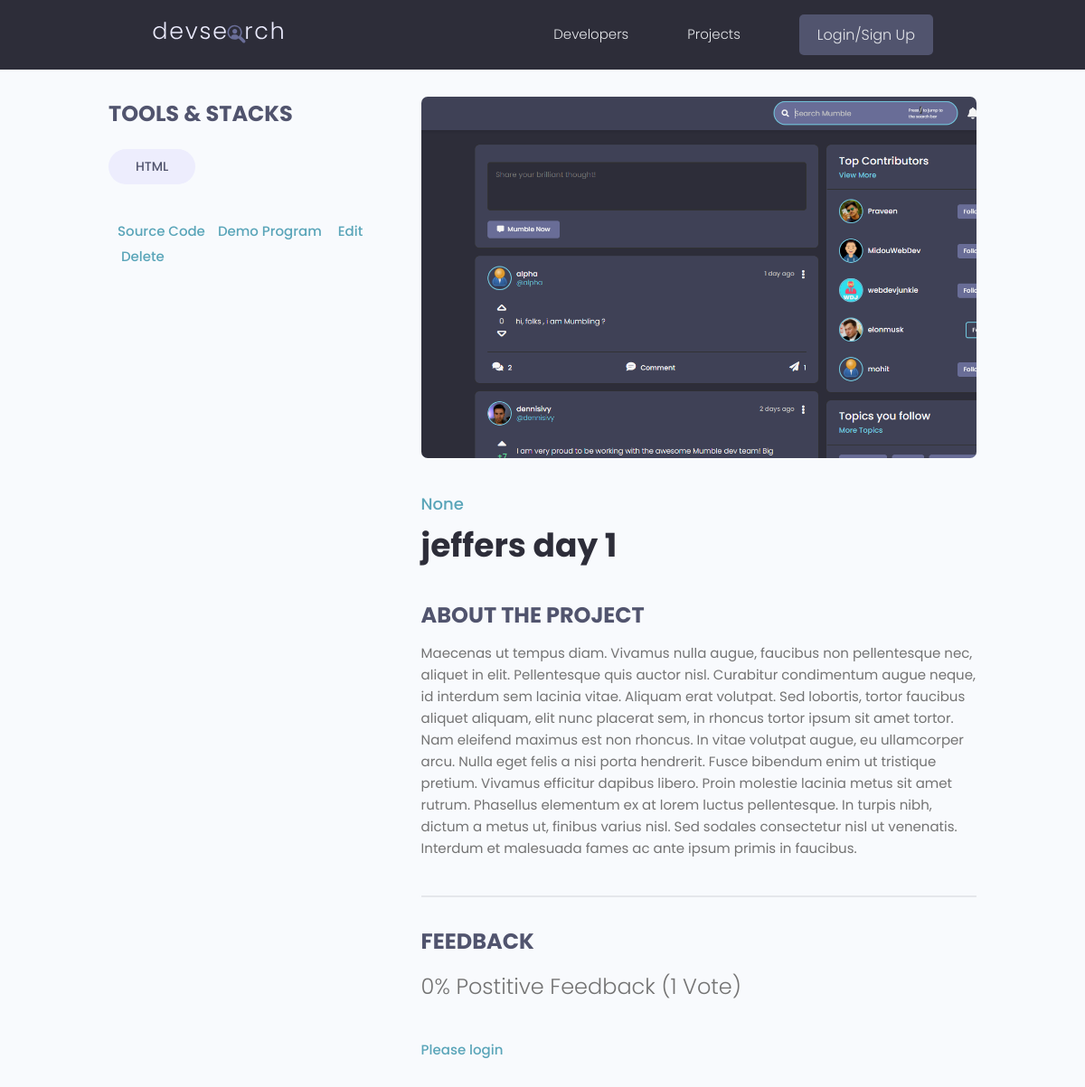
Before: /projects/projects/2af297d8-811a-4599-870b-f952d17875bc/ with the older database file.
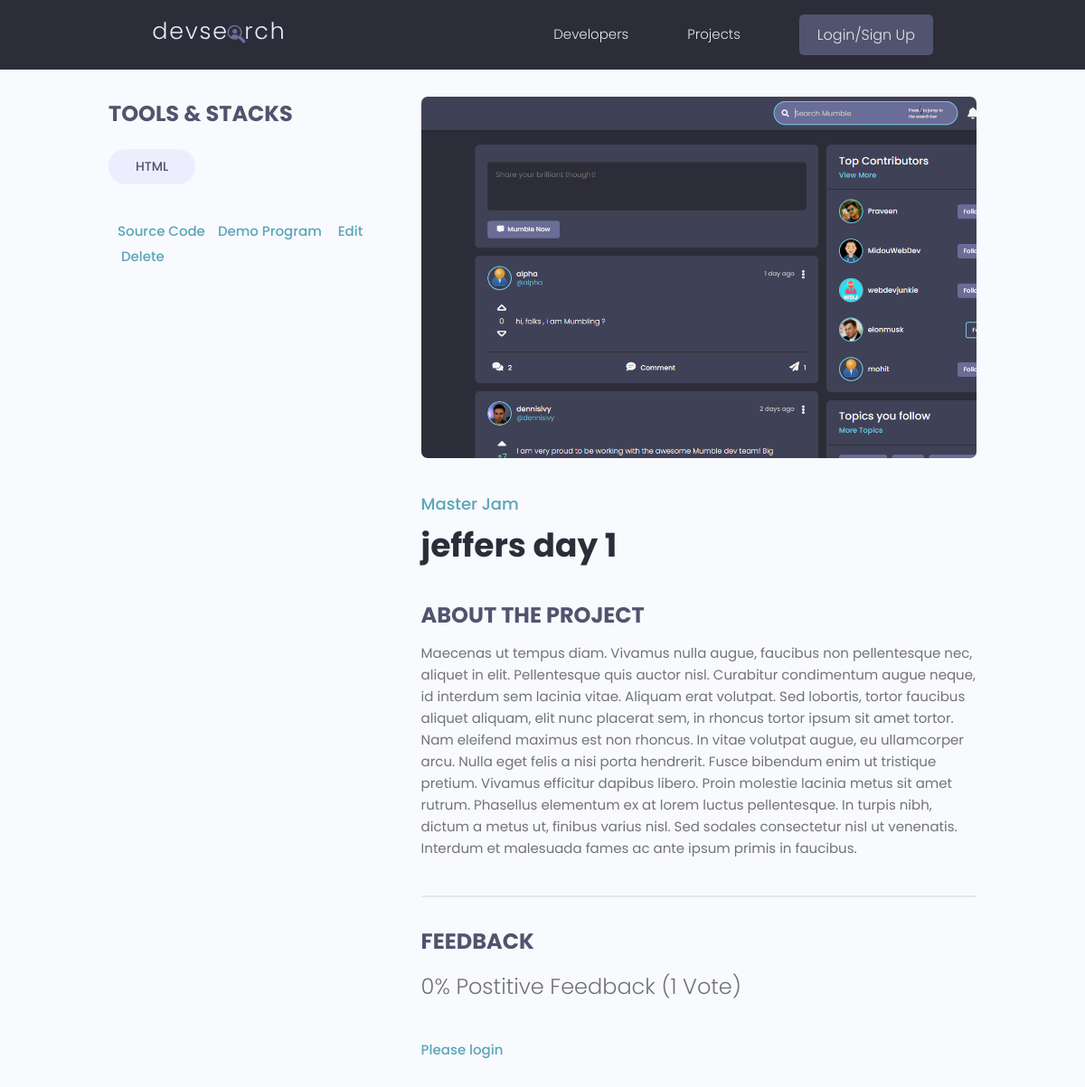
After: the same page with the newer database file.
### projects/models.py (models this page shows, shortened)
class Project(models.Model):
    owner = models.ForeignKey(Profile, null=True, blank=True, on_delete=models.CASCADE)
    title = models.CharField(max_length=200)
    description = models.TextField(null=True, blank=True)
    featured_image = models.ImageField(null=True, blank=True, default="default.jpg")
    demo_link = models.CharField(max_length=2000, null=True, blank=True)
    source_link = models.CharField(max_length=2000, null=True, blank=True)
    tags = models.ManyToManyField("Tag", blank=True)
    vote_total = models.IntegerField(default=0, null=True, blank=True)
    vote_ratio = models.IntegerField(default=0, null=True, blank=True)
    created = models.DateTimeField(auto_now_add=True)
    id = models.UUIDField(
        default=uuid.uuid4, unique=True, primary_key=True, editable=False
    )
    class Meta:
        ordering = [
            "title",
            "-created",  # -vote_ratio", "-vote_total"
        ]
    @property
    def imageURL(self):
        try:
            url = self.featured_image.url
        except:
            url = ""
        return url
    @property
    def reviewers(self):
        queryset = self.review_set.all().values_list(
            "owner__id", flat=True
        )  # flat= True converts this variable into a list
        return queryset

### users/models.py (models this page shows, shortened)
class Profile(models.Model):
    user = models.OneToOneField(User, on_delete=models.CASCADE, null=True, blank=True)
    name = models.CharField(max_length=200, blank=True, null=True)
    username = models.CharField(max_length=200, blank=True, null=True)
    location = models.CharField(max_length=200, blank=True, null=True)
    email = models.EmailField(max_length=500, blank=True, null=True)
    short_intro = models.CharField(max_length=200, blank=True, null=True)
    bio = models.TextField(blank=True, null=True)
    profile_image = models.ImageField(
        null=True,
        blank=True,
        upload_to="profiles/",
        default="profiles/user-default.png",
    )
    social_github = models.CharField(max_length=200, blank=True, null=True)
    social_twitter = models.CharField(max_length=200, blank=True, null=True)
    social_linkedin = models.CharField(max_length=200, blank=True, null=True)
    social_youtube = models.CharField(max_length=200, blank=True, null=True)
    social_website = models.CharField(max_length=200, blank=True, null=True)
    created = models.DateTimeField(auto_now_add=True)
    id = models.UUIDField(
        default=uuid.uuid4, unique=True, primary_key=True, editable=False
    )

### projects/views.py (the view, shortened to what this page needs)
# urls.py: path("projects/<str:pk>/", views.project, name="project"),
def project(requests, pk):
    projectObj = Project.objects.get(id=pk)
    form = ReviewForm()
    tags = projectObj.tags.all()
    return render(
        requests,
        "projects/single-project.html",
        {"project": projectObj, "tags": tags, "form": form},
    )

### projects/models.py (called while the page is built)
    def __str__(self) -> str:
        return self.name

### projects/templates/projects/single-project.html (shortened to what this page needs)
{% extends 'main.html' %}
{% block content %}
<main class="singleProject my-md">
    <div class="container">
        <div class="layout">
            <div class="column column--1of3">
                <h3 class="singleProject__subtitle">Tools & Stacks</h3>
                <div class="singleProject__toolStack">
                    {% for tag in tags %}
                    <span class="tag tag--pill tag--sub tag--lg">
                        <small>{{ tag }}</small>
                    </span>
                    {% endfor %}
                </div>
                {% if project.source_link %}
                <a class="singleProject__liveLink" href="{{project.source_link}}" target="_blank">Source
                    Code
                </a>
                {% endif %}
                {% if project.demo_link %}
                <a class="singleProject__liveLink" href="{{project.demo_link}}" target="_blank">Demo
                    Program
                </a>
                {% endif %}
                <a href="{% url 'update-project' project.id %}?next=/projects" class="singleProject__liveLink"> Edit</a>
                <a href="{% url 'delete-project' project.id %}?next=/projects" class="singleProject__liveLink"> Delete</a>
            </div>
            <div class="column column--2of3">
                <img class="singleProject__preview" src="{{ project.imageURL }}" alt="portfolio thumbnail" />
                <a href="{% url 'userProfile' project.owner.id %}"
                    class="singleProject__developer">{{project.owner.name}}</a>
                <h2 class="singleProject__title">{{project.title}}</h2>
                <h3 class="singleProject__subtitle">About the Project</h3>
                <div class="singleProject__info">
                    {{project.description}}
                </div>
                <div class="comments">
                    <h3 class="singleProject__subtitle">Feedback</h3>
                    <h5 class="project--rating">
                        {{ project.vote_ratio }}% Postitive Feedback ({{project.vote_total}}
                        Vote{{project.vote_total|pluralize:"s"}})
                    </h5>
                    {% if request.user.profile.id in project.reviewers%}
                    <p>You have submitted a review of htis project.</p>
                    {% elif  request.user.profile == project.owner  %}
                    <p>You cannot review your own work</p>
                    {% else %}
                    <a href="{% url 'login'%}?next={{request.path}}">Please login</a>
                    {% endif %}
                </div>
            </div>
        </div>
    </div>
</main>
{% endblock content %}

Changed rows visible on the page:
changed through a linked row, Project "jeffers day 1": owner.name "None" → "Master Jam"
